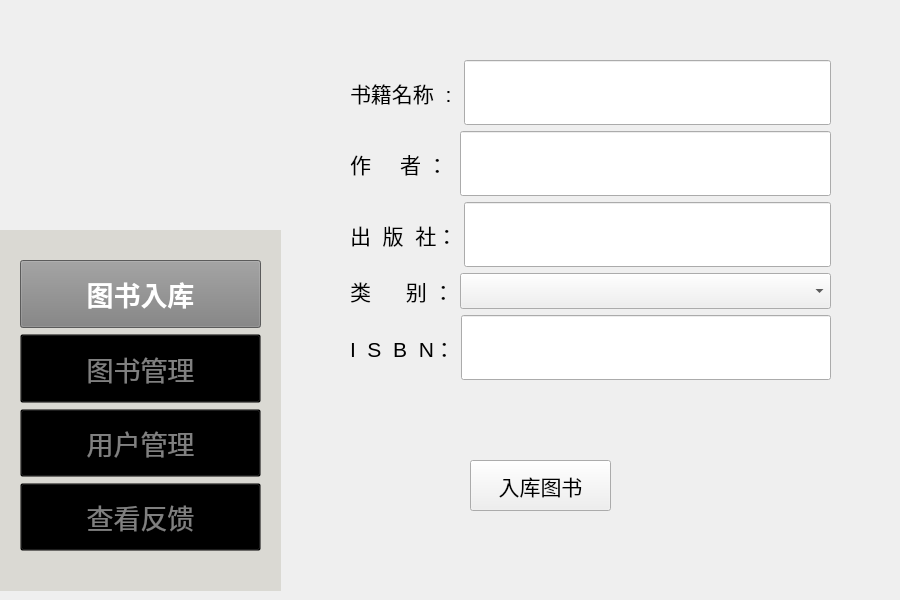
<?xml version="1.0" encoding="UTF-8"?>
<ui version="4.0">
 <class>inputbook</class>
 <widget class="QWidget" name="inputbook">
  <property name="geometry">
   <rect>
    <x>0</x>
    <y>0</y>
    <width>900</width>
    <height>600</height>
   </rect>
  </property>
  <property name="sizePolicy">
   <sizepolicy hsizetype="Preferred" vsizetype="Ignored">
    <horstretch>0</horstretch>
    <verstretch>0</verstretch>
   </sizepolicy>
  </property>
  <property name="windowTitle">
   <string>Form</string>
  </property>
  <widget class="QPushButton" name="pushButton">
   <property name="geometry">
    <rect>
     <x>470</x>
     <y>460</y>
     <width>141</width>
     <height>51</height>
    </rect>
   </property>
   <property name="font">
    <font>
     <pointsize>16</pointsize>
    </font>
   </property>
   <property name="text">
    <string>入库图书</string>
   </property>
  </widget>
  <widget class="QWidget" name="verticalLayoutWidget">
   <property name="geometry">
    <rect>
     <x>0</x>
     <y>230</y>
     <width>281</width>
     <height>361</height>
    </rect>
   </property>
   <layout class="QVBoxLayout" name="mode">
    <item>
     <widget class="QFrame" name="frame">
      <property name="enabled">
       <bool>true</bool>
      </property>
      <property name="acceptDrops">
       <bool>false</bool>
      </property>
      <property name="autoFillBackground">
       <bool>false</bool>
      </property>
      <property name="styleSheet">
       <string notr="true">QFrame {
    background-color: rgb(218,217,211); 
}
</string>
      </property>
      <property name="frameShape">
       <enum>QFrame::Shape::NoFrame</enum>
      </property>
      <property name="frameShadow">
       <enum>QFrame::Shadow::Plain</enum>
      </property>
      <widget class="QWidget" name="verticalLayoutWidget_2">
       <property name="geometry">
        <rect>
         <x>20</x>
         <y>30</y>
         <width>241</width>
         <height>291</height>
        </rect>
       </property>
       <layout class="QVBoxLayout" name="verticalLayout_2">
        <item>
         <widget class="QPushButton" name="PersonalMode_Button">
          <property name="enabled">
           <bool>true</bool>
          </property>
          <property name="sizePolicy">
           <sizepolicy hsizetype="Expanding" vsizetype="Expanding">
            <horstretch>0</horstretch>
            <verstretch>0</verstretch>
           </sizepolicy>
          </property>
          <property name="font">
           <font>
            <pointsize>20</pointsize>
            <bold>true</bold>
           </font>
          </property>
          <property name="focusPolicy">
           <enum>Qt::FocusPolicy::ClickFocus</enum>
          </property>
          <property name="layoutDirection">
           <enum>Qt::LayoutDirection::LeftToRight</enum>
          </property>
          <property name="autoFillBackground">
           <bool>false</bool>
          </property>
          <property name="styleSheet">
           <string notr="true">QPushButton {
    background-color: gray;
    color: white;
}</string>
          </property>
          <property name="text">
           <string>图书入库</string>
          </property>
         </widget>
        </item>
        <item>
         <widget class="QPushButton" name="BookMode_Button">
          <property name="enabled">
           <bool>true</bool>
          </property>
          <property name="sizePolicy">
           <sizepolicy hsizetype="Expanding" vsizetype="Expanding">
            <horstretch>0</horstretch>
            <verstretch>0</verstretch>
           </sizepolicy>
          </property>
          <property name="palette">
           <palette>
            <active>
             <colorrole role="WindowText">
              <brush brushstyle="SolidPattern">
               <color alpha="255">
                <red>128</red>
                <green>128</green>
                <blue>128</blue>
               </color>
              </brush>
             </colorrole>
             <colorrole role="Button">
              <brush brushstyle="SolidPattern">
               <color alpha="0">
                <red>0</red>
                <green>0</green>
                <blue>0</blue>
               </color>
              </brush>
             </colorrole>
             <colorrole role="Text">
              <brush brushstyle="SolidPattern">
               <color alpha="255">
                <red>128</red>
                <green>128</green>
                <blue>128</blue>
               </color>
              </brush>
             </colorrole>
             <colorrole role="ButtonText">
              <brush brushstyle="SolidPattern">
               <color alpha="255">
                <red>128</red>
                <green>128</green>
                <blue>128</blue>
               </color>
              </brush>
             </colorrole>
             <colorrole role="Base">
              <brush brushstyle="SolidPattern">
               <color alpha="0">
                <red>0</red>
                <green>0</green>
                <blue>0</blue>
               </color>
              </brush>
             </colorrole>
             <colorrole role="Window">
              <brush brushstyle="SolidPattern">
               <color alpha="0">
                <red>0</red>
                <green>0</green>
                <blue>0</blue>
               </color>
              </brush>
             </colorrole>
             <colorrole role="PlaceholderText">
              <brush brushstyle="SolidPattern">
               <color alpha="128">
                <red>128</red>
                <green>128</green>
                <blue>128</blue>
               </color>
              </brush>
             </colorrole>
            </active>
            <inactive>
             <colorrole role="WindowText">
              <brush brushstyle="SolidPattern">
               <color alpha="255">
                <red>128</red>
                <green>128</green>
                <blue>128</blue>
               </color>
              </brush>
             </colorrole>
             <colorrole role="Button">
              <brush brushstyle="SolidPattern">
               <color alpha="0">
                <red>0</red>
                <green>0</green>
                <blue>0</blue>
               </color>
              </brush>
             </colorrole>
             <colorrole role="Text">
              <brush brushstyle="SolidPattern">
               <color alpha="255">
                <red>128</red>
                <green>128</green>
                <blue>128</blue>
               </color>
              </brush>
             </colorrole>
             <colorrole role="ButtonText">
              <brush brushstyle="SolidPattern">
               <color alpha="255">
                <red>128</red>
                <green>128</green>
                <blue>128</blue>
               </color>
              </brush>
             </colorrole>
             <colorrole role="Base">
              <brush brushstyle="SolidPattern">
               <color alpha="0">
                <red>0</red>
                <green>0</green>
                <blue>0</blue>
               </color>
              </brush>
             </colorrole>
             <colorrole role="Window">
              <brush brushstyle="SolidPattern">
               <color alpha="0">
                <red>0</red>
                <green>0</green>
                <blue>0</blue>
               </color>
              </brush>
             </colorrole>
             <colorrole role="PlaceholderText">
              <brush brushstyle="SolidPattern">
               <color alpha="128">
                <red>128</red>
                <green>128</green>
                <blue>128</blue>
               </color>
              </brush>
             </colorrole>
            </inactive>
            <disabled>
             <colorrole role="WindowText">
              <brush brushstyle="SolidPattern">
               <color alpha="255">
                <red>128</red>
                <green>128</green>
                <blue>128</blue>
               </color>
              </brush>
             </colorrole>
             <colorrole role="Button">
              <brush brushstyle="SolidPattern">
               <color alpha="0">
                <red>0</red>
                <green>0</green>
                <blue>0</blue>
               </color>
              </brush>
             </colorrole>
             <colorrole role="Text">
              <brush brushstyle="SolidPattern">
               <color alpha="255">
                <red>128</red>
                <green>128</green>
                <blue>128</blue>
               </color>
              </brush>
             </colorrole>
             <colorrole role="ButtonText">
              <brush brushstyle="SolidPattern">
               <color alpha="255">
                <red>128</red>
                <green>128</green>
                <blue>128</blue>
               </color>
              </brush>
             </colorrole>
             <colorrole role="Base">
              <brush brushstyle="SolidPattern">
               <color alpha="0">
                <red>0</red>
                <green>0</green>
                <blue>0</blue>
               </color>
              </brush>
             </colorrole>
             <colorrole role="Window">
              <brush brushstyle="SolidPattern">
               <color alpha="0">
                <red>0</red>
                <green>0</green>
                <blue>0</blue>
               </color>
              </brush>
             </colorrole>
             <colorrole role="PlaceholderText">
              <brush brushstyle="SolidPattern">
               <color alpha="128">
                <red>128</red>
                <green>128</green>
                <blue>128</blue>
               </color>
              </brush>
             </colorrole>
            </disabled>
           </palette>
          </property>
          <property name="font">
           <font>
            <pointsize>20</pointsize>
            <bold>false</bold>
           </font>
          </property>
          <property name="mouseTracking">
           <bool>false</bool>
          </property>
          <property name="acceptDrops">
           <bool>false</bool>
          </property>
          <property name="layoutDirection">
           <enum>Qt::LayoutDirection::LeftToRight</enum>
          </property>
          <property name="autoFillBackground">
           <bool>false</bool>
          </property>
          <property name="styleSheet">
           <string notr="true">QPushButton {
    background-color: transparent;
    color: grey;
}
</string>
          </property>
          <property name="text">
           <string>图书管理</string>
          </property>
         </widget>
        </item>
        <item>
         <widget class="QPushButton" name="FindBookMode_Button">
          <property name="sizePolicy">
           <sizepolicy hsizetype="Expanding" vsizetype="Expanding">
            <horstretch>0</horstretch>
            <verstretch>0</verstretch>
           </sizepolicy>
          </property>
          <property name="font">
           <font>
            <pointsize>20</pointsize>
            <bold>false</bold>
           </font>
          </property>
          <property name="layoutDirection">
           <enum>Qt::LayoutDirection::LeftToRight</enum>
          </property>
          <property name="autoFillBackground">
           <bool>false</bool>
          </property>
          <property name="styleSheet">
           <string notr="true">QPushButton {
    background-color: transparent;
    color: grey;
}
</string>
          </property>
          <property name="text">
           <string>用户管理</string>
          </property>
         </widget>
        </item>
        <item>
         <widget class="QPushButton" name="Seen_Button">
          <property name="enabled">
           <bool>true</bool>
          </property>
          <property name="sizePolicy">
           <sizepolicy hsizetype="Expanding" vsizetype="Expanding">
            <horstretch>0</horstretch>
            <verstretch>0</verstretch>
           </sizepolicy>
          </property>
          <property name="font">
           <font>
            <pointsize>20</pointsize>
            <bold>false</bold>
           </font>
          </property>
          <property name="focusPolicy">
           <enum>Qt::FocusPolicy::ClickFocus</enum>
          </property>
          <property name="layoutDirection">
           <enum>Qt::LayoutDirection::LeftToRight</enum>
          </property>
          <property name="autoFillBackground">
           <bool>false</bool>
          </property>
          <property name="styleSheet">
           <string notr="true">QPushButton {
    background-color: transparent;
    color: grey;
}
</string>
          </property>
          <property name="text">
           <string>查看反馈</string>
          </property>
         </widget>
        </item>
       </layout>
       <zorder>BookMode_Button</zorder>
       <zorder>FindBookMode_Button</zorder>
       <zorder>PersonalMode_Button</zorder>
       <zorder>Seen_Button</zorder>
      </widget>
     </widget>
    </item>
   </layout>
  </widget>
  <widget class="QLabel" name="logo">
   <property name="enabled">
    <bool>true</bool>
   </property>
   <property name="geometry">
    <rect>
     <x>0</x>
     <y>0</y>
     <width>281</width>
     <height>271</height>
    </rect>
   </property>
   <property name="styleSheet">
    <string notr="true">QLabel {
    background-color: transparent;
}
</string>
   </property>
   <property name="frameShape">
    <enum>QFrame::Shape::NoFrame</enum>
   </property>
   <property name="frameShadow">
    <enum>QFrame::Shadow::Plain</enum>
   </property>
   <property name="text">
    <string/>
   </property>
   <property name="pixmap">
    <pixmap resource="Logo.qrc">:/image/Logo.png</pixmap>
   </property>
   <property name="scaledContents">
    <bool>true</bool>
   </property>
   <property name="wordWrap">
    <bool>false</bool>
   </property>
   <property name="openExternalLinks">
    <bool>false</bool>
   </property>
   <property name="textInteractionFlags">
    <set>Qt::TextInteractionFlag::LinksAccessibleByMouse</set>
   </property>
  </widget>
  <widget class="QWidget" name="verticalLayoutWidget_4">
   <property name="geometry">
    <rect>
     <x>350</x>
     <y>60</y>
     <width>481</width>
     <height>320</height>
    </rect>
   </property>
   <layout class="QVBoxLayout" name="verticalLayout">
    <item>
     <layout class="QHBoxLayout" name="horizontalLayout_2">
      <item>
       <widget class="QLabel" name="label">
        <property name="font">
         <font>
          <pointsize>16</pointsize>
         </font>
        </property>
        <property name="text">
         <string>书籍名称  : </string>
        </property>
       </widget>
      </item>
      <item>
       <widget class="QLineEdit" name="BOOK_INPUT">
        <property name="sizePolicy">
         <sizepolicy hsizetype="Expanding" vsizetype="Expanding">
          <horstretch>0</horstretch>
          <verstretch>0</verstretch>
         </sizepolicy>
        </property>
        <property name="font">
         <font>
          <pointsize>20</pointsize>
         </font>
        </property>
       </widget>
      </item>
     </layout>
    </item>
    <item>
     <layout class="QHBoxLayout" name="horizontalLayout_3">
      <item>
       <widget class="QLabel" name="label_2">
        <property name="font">
         <font>
          <pointsize>16</pointsize>
         </font>
        </property>
        <property name="text">
         <string>作     者 ： </string>
        </property>
       </widget>
      </item>
      <item>
       <widget class="QLineEdit" name="AUTHOR_INPUT">
        <property name="sizePolicy">
         <sizepolicy hsizetype="Expanding" vsizetype="Expanding">
          <horstretch>0</horstretch>
          <verstretch>0</verstretch>
         </sizepolicy>
        </property>
        <property name="font">
         <font>
          <pointsize>20</pointsize>
         </font>
        </property>
       </widget>
      </item>
     </layout>
    </item>
    <item>
     <layout class="QHBoxLayout" name="horizontalLayout_4">
      <item>
       <widget class="QLabel" name="label_3">
        <property name="font">
         <font>
          <pointsize>16</pointsize>
         </font>
        </property>
        <property name="text">
         <string>出  版  社：</string>
        </property>
       </widget>
      </item>
      <item>
       <widget class="QLineEdit" name="PRESS_INPUT">
        <property name="sizePolicy">
         <sizepolicy hsizetype="Expanding" vsizetype="Expanding">
          <horstretch>0</horstretch>
          <verstretch>0</verstretch>
         </sizepolicy>
        </property>
        <property name="font">
         <font>
          <pointsize>20</pointsize>
         </font>
        </property>
       </widget>
      </item>
     </layout>
    </item>
    <item>
     <layout class="QHBoxLayout" name="horizontalLayout_5">
      <item>
       <widget class="QLabel" name="label_5">
        <property name="sizePolicy">
         <sizepolicy hsizetype="Fixed" vsizetype="Preferred">
          <horstretch>0</horstretch>
          <verstretch>0</verstretch>
         </sizepolicy>
        </property>
        <property name="font">
         <font>
          <pointsize>16</pointsize>
         </font>
        </property>
        <property name="text">
         <string>类      别 ：</string>
        </property>
       </widget>
      </item>
      <item>
       <widget class="QComboBox" name="Type_Name_chose">
        <property name="font">
         <font>
          <pointsize>18</pointsize>
         </font>
        </property>
        <property name="autoFillBackground">
         <bool>false</bool>
        </property>
        <property name="styleSheet">
         <string notr="true"/>
        </property>
        <property name="editable">
         <bool>false</bool>
        </property>
        <property name="currentText">
         <string/>
        </property>
        <property name="insertPolicy">
         <enum>QComboBox::InsertPolicy::InsertAtBottom</enum>
        </property>
        <property name="placeholderText">
         <string/>
        </property>
        <item>
         <property name="text">
          <string/>
         </property>
        </item>
        <item>
         <property name="text">
          <string>文学作品，小说</string>
         </property>
        </item>
        <item>
         <property name="text">
          <string>童书</string>
         </property>
        </item>
        <item>
         <property name="text">
          <string>教科书</string>
         </property>
        </item>
        <item>
         <property name="text">
          <string>传记，回忆录</string>
         </property>
        </item>
        <item>
         <property name="text">
          <string>科幻</string>
         </property>
        </item>
        <item>
         <property name="text">
          <string>历史</string>
         </property>
        </item>
        <item>
         <property name="text">
          <string>哲学</string>
         </property>
        </item>
       </widget>
      </item>
     </layout>
    </item>
    <item>
     <layout class="QHBoxLayout" name="horizontalLayout_6">
      <item>
       <widget class="QLabel" name="label_4">
        <property name="font">
         <font>
          <pointsize>16</pointsize>
         </font>
        </property>
        <property name="text">
         <string>I  S  B  N：</string>
        </property>
       </widget>
      </item>
      <item>
       <widget class="QLineEdit" name="isbnnn">
        <property name="sizePolicy">
         <sizepolicy hsizetype="Expanding" vsizetype="Expanding">
          <horstretch>0</horstretch>
          <verstretch>0</verstretch>
         </sizepolicy>
        </property>
        <property name="font">
         <font>
          <pointsize>20</pointsize>
         </font>
        </property>
       </widget>
      </item>
     </layout>
    </item>
   </layout>
  </widget>
  <zorder>logo</zorder>
  <zorder>pushButton</zorder>
  <zorder>verticalLayoutWidget</zorder>
  <zorder>verticalLayoutWidget_4</zorder>
 </widget>
 <resources>
  <include location="Logo.qrc"/>
 </resources>
 <connections/>
</ui>
